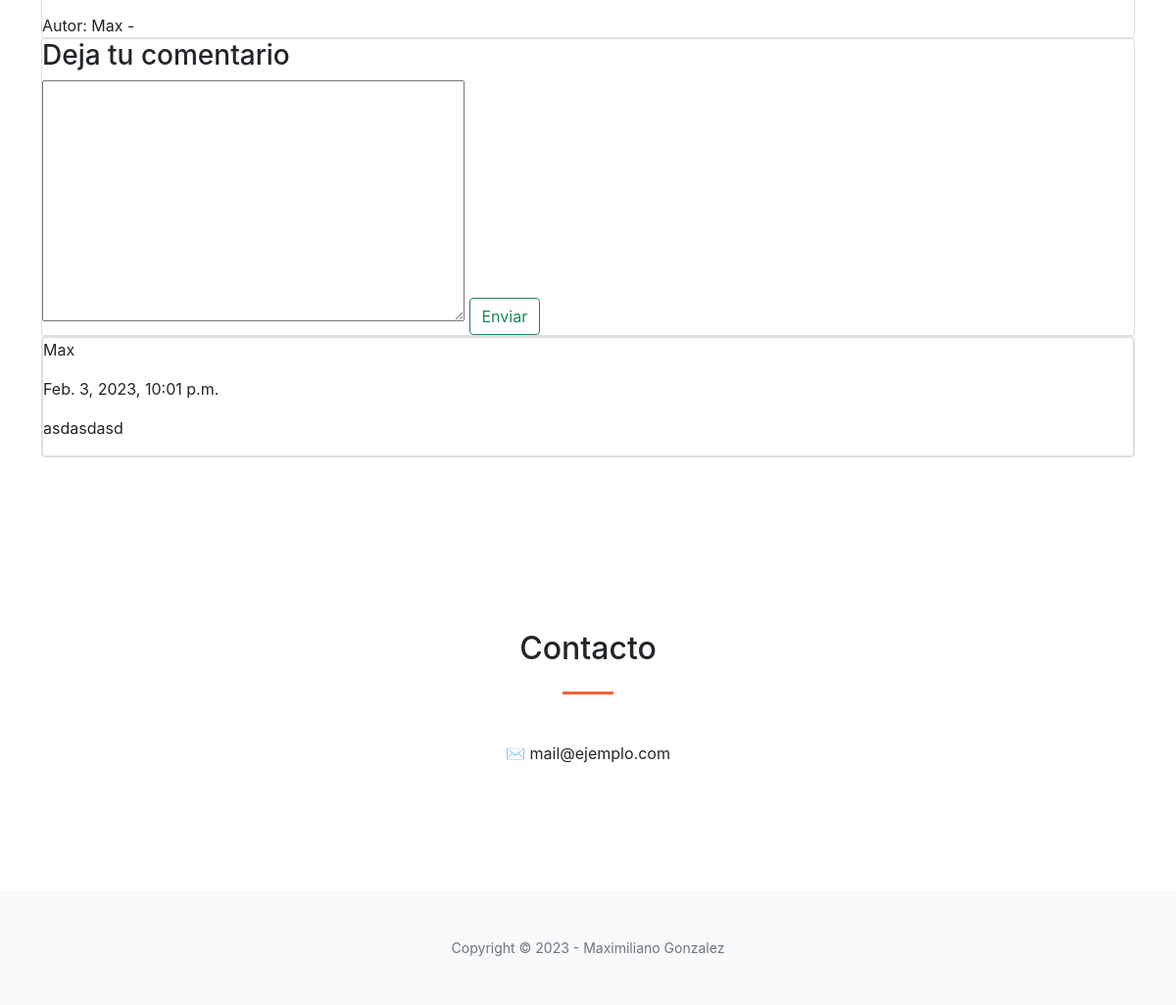
Before: /28/ (signed in, lower part) with the older database file.
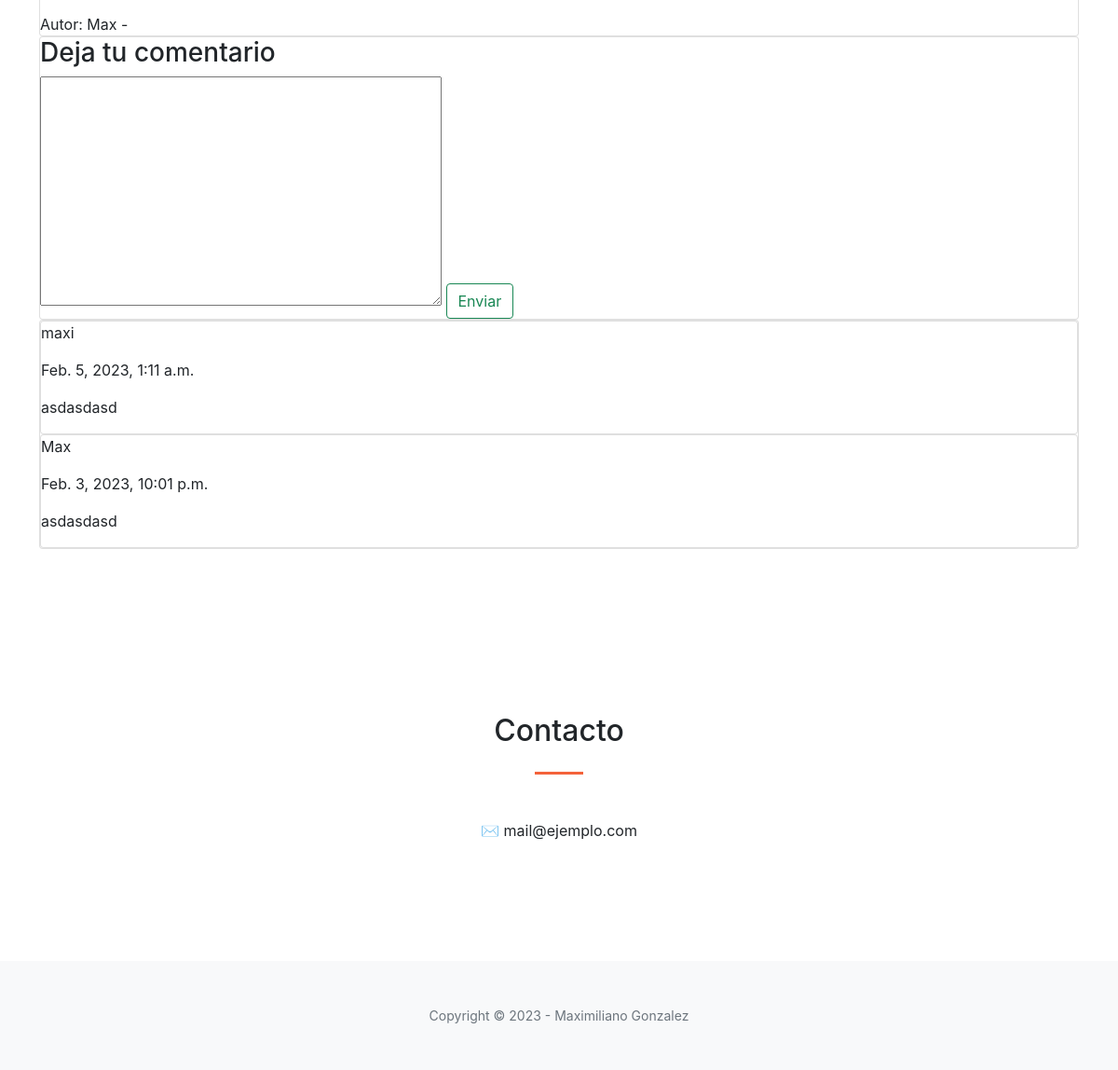
After: the same page with the newer database file.
### blog_app/models.py (models this page shows, shortened)
class Comentario(models.Model):
    post = models.ForeignKey(Post, on_delete=models.CASCADE)
    autor = models.ForeignKey(User, on_delete=models.CASCADE)
    comentario = RichTextField(blank=True, null=True, config_name='coment_ckeditor')
    fecha_publicacion = models.DateTimeField(auto_now_add=True)

### blog_app/views.py (the view, shortened to what this page needs)
# urls.py: path("<int:post_id>/", views.post_detalle, name="post_detalle"),
def post_detalle(request, post_id):
    comentarios = []
    if request.method == 'GET':
        posteo = get_object_or_404(Post, pk=post_id)
        comentarios = posteo.comentario_set.all()
        return render(request, 'blog_app/post_detalle.html', {'posteo':posteo, 'form':Crear_comentario_form, 'comentarios': comentarios})

### blog_app/templates/blog_app/post_detalle.html (shortened to what this page needs)
{% extends "blog_app/base.html" %}
{% block contenido %}
<main class="container py-5">
    <section class="card cad-body">
        <div>
        <li>
            Autor: {{posteo.usuario}} - {{detalle.fecha_publicacion}}
        </li>
        </div>
    </section>
    {% if user.is_authenticated %}
    <section class="card cad-body">
        <h3>Deja tu comentario</h3>
        <form method="POST">
            {{form.comentario}}
            <button class="btn btn-outline-success">
                Enviar
            </button>
        </form>
    </section>
    {% endif %}
    <section class="card cad-body">
        {% for comentario in comentarios reversed %}
            <section class="card cad-body">
                <div class="comment">
                    <p class="comment-author">{{ comentario.autor }}</p>
                    <p class="comment-date">{{ comentario.fecha_publicacion }}</p>
                    <p class="comment-content">{{ comentario.comentario|safe }}</p>
                </div>
            </section>
        {% endfor %}
    </section>
</main>
{% endblock contenido %}

Changed rows visible on the page:
added Comentario: autor "maxi", fecha_publicacion "Feb. 5, 2023, 1:11 a.m.", comentario "asdasdasd"
